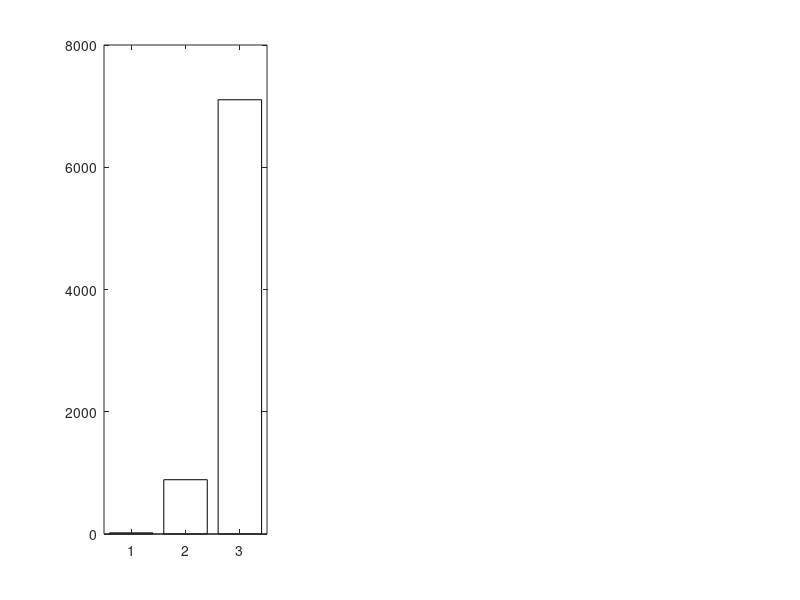

This figure's MATLAB source: (Note: this script raises an error after producing the figure.)
%% ============================================================
%  MASTER RUN SCRIPT
%  Project : Smart EV Battery Health & Fault Prediction System
%  Author  : [Your Name]
%  Tool    : MATLAB 2025a + Simscape Battery + Deep Learning
%  HOW TO RUN:
%    1. Make sure normal_condition.mat is in same folder
%    2. Press F5 or click Run
%    3. All outputs auto-saved to EV_Battery_Outputs folder
%% ============================================================
clc; clear; close all;

%% ---- CREATE OUTPUT FOLDER AUTOMATICALLY ----------------------
output_folder = 'EV_Battery_Outputs';
if ~exist(output_folder, 'dir')
    mkdir(output_folder);
    fprintf('Output folder created: %s\n\n', output_folder);
else
    fprintf('Output folder found : %s\n\n', output_folder);
end

% Helper function to save figures cleanly
save_fig = @(name) saveas(gcf, fullfile(output_folder, name));

fprintf('==========================================\n');
fprintf('  EV BATTERY AI HEALTH MONITORING SYSTEM \n');
fprintf('  ALL OUTPUTS → EV_Battery_Outputs/      \n');
fprintf('==========================================\n\n');

%% ============================================================
%  MODULE 01 — BATTERY PACK SPECIFICATION
%% ============================================================
fprintf('▶ MODULE 01: Battery Pack Specification\n');
fprintf('------------------------------------------\n');

% Cell parameters — NMC Pouch Cell
V_cell_nom  = 3.7;
V_cell_max  = 4.2;
V_cell_min  = 3.0;
Q_cell      = 5;        % Ah
R_cell      = 0.005;    % Ohm
mass_cell   = 0.045;    % kg

% Pack configuration: 96S4P
n_series    = 96;
n_parallel  = 4;
n_cells     = n_series * n_parallel;   % 384 cells

% Pack calculations
V_pack_nom  = n_series  * V_cell_nom;
V_pack_max  = n_series  * V_cell_max;
V_pack_min  = n_series  * V_cell_min;
Q_pack      = n_parallel * Q_cell;
E_pack_Wh   = V_pack_nom * Q_pack;
E_pack_kWh  = E_pack_Wh / 1000;
R_pack      = (n_series / n_parallel) * R_cell;
mass_pack   = n_cells * mass_cell;
volume_pack = 0.0417;

% Energy density
gravimetric_density = E_pack_Wh / mass_pack;
volumetric_density  = (E_pack_Wh / volume_pack) / 1000;

% Module level: 12S4P per module, 8 modules
n_series_mod = 12;
n_modules    = 8;
V_module     = n_series_mod * V_cell_nom;
E_module_Wh  = V_module * Q_pack;

fprintf('Configuration      : %dS%dP\n', n_series, n_parallel);
fprintf('Total Cells        : %d\n', n_cells);
fprintf('Nominal Voltage    : %.1f V\n', V_pack_nom);
fprintf('Capacity           : %.0f Ah\n', Q_pack);
fprintf('Energy             : %.3f kWh\n', E_pack_kWh);
fprintf('Pack Mass          : %.2f kg\n', mass_pack);
fprintf('Gravimetric Density: %.1f Wh/kg\n', gravimetric_density);
fprintf('Volumetric Density : %.1f Wh/L\n\n', volumetric_density);

% C-rate analysis
fprintf('C-Rate Analysis:\n');
C_rates = [0.5, 1, 2, 3, 4];
for i = 1:length(C_rates)
    I_c = C_rates(i) * Q_pack;
    t_h = Q_pack / I_c;
    fprintf('  %.1fC: %.0f A — %.1f hr discharge\n',...
        C_rates(i), I_c, t_h);
end
fprintf('\n');

% Figure M01
figure('Name','M01: Pack Specification',...
    'Color','white','Position',[50 50 1100 450]);

subplot(1,3,1);
energy_vals = [18.5, E_module_Wh, E_pack_Wh];
b1 = bar(energy_vals,'FaceColor','flat');
b1.CData = [0.2 0.6 0.9; 0.1 0.8 0.4; 0.9 0.3 0.2];
set(gca,'XTickLabel',{'Cell','Module','Pack'},'FontSize',10);
ylabel('Energy (Wh)'); title('Energy: Cell → Module → Pack');
grid on;

subplot(1,3,2);
c_range = 0.1:0.1:5;
plot(c_range, 1./c_range,'b-','LineWidth',2);
xline(1,'r--','1C','LineWidth',1.5);
xline(2,'g--','2C','LineWidth',1.5);
xlabel('C-Rate'); ylabel('Discharge Time (hours)');
title('C-Rate vs Discharge Time');
grid on; set(gca,'FontSize',10);

subplot(1,3,3);
b2 = bar([V_pack_min, V_pack_nom, V_pack_max],'FaceColor','flat');
b2.CData = [0.9 0.2 0.2; 0.2 0.7 0.3; 0.2 0.4 0.9];
set(gca,'XTickLabel',{'Min 288V','Nom 355V','Max 403V'},'FontSize',9);
ylabel('Voltage (V)'); ylim([0 450]);
title('Pack Voltage Range'); grid on;

save_fig('M01_Pack_Specification.png');
fprintf('✔ Saved: M01_Pack_Specification.png\n\n');

%% ============================================================
%  MODULE 02 — LOAD SIMULATION DATA
%% ============================================================
fprintf('▶ MODULE 02: Loading Simulation Data\n');
fprintf('------------------------------------------\n');

if ~exist('normal_condition.mat','file')
    error(['normal_condition.mat not found!\n'...
        'Please run EV_Battery_Simulation.slx first\n'...
        'and run the extraction script to save normal_condition.mat']);
end

load('normal_condition.mat');
t   = t_normal;
V   = V_normal;
I   = I_normal;
SOC = SOC_normal;

fprintf('Duration       : %.0f seconds\n', t(end));
fprintf('Data points    : %d\n', length(t));
fprintf('Initial Voltage: %.4f V\n', V(1));
fprintf('Final Voltage  : %.4f V\n', V(end));
fprintf('Initial SOC    : %.2f%%\n', SOC(1)*100);
fprintf('Final SOC      : %.2f%%\n\n', SOC(end)*100);

% Figure M02
figure('Name','M02: Simulation Data',...
    'Color','white','Position',[50 50 1100 450]);

subplot(1,3,1);
plot(t, V,'b-','LineWidth',2);
xlabel('Time (s)'); ylabel('Voltage (V)');
title('Pack Terminal Voltage - Normal');
grid on; set(gca,'FontSize',10);

subplot(1,3,2);
plot(t, abs(I),'r-','LineWidth',2);
xlabel('Time (s)'); ylabel('Current (A)');
title('Discharge Current - Normal');
grid on; set(gca,'FontSize',10);

subplot(1,3,3);
plot(t, SOC*100,'g-','LineWidth',2);
yline(20,'r--','Low SOC Warning','LineWidth',1.5);
xlabel('Time (s)'); ylabel('SOC (%)');
title('State of Charge - Adaptive Kalman Filter');
grid on; set(gca,'FontSize',10);

save_fig('M02_Normal_Simulation.png');
fprintf('✔ Saved: M02_Normal_Simulation.png\n\n');

%% ============================================================
%  MODULE 03 — DRIVE CYCLE SIMULATION (UDDS)
%% ============================================================
fprintf('▶ MODULE 03: Drive Cycle Simulation\n');
fprintf('------------------------------------------\n');

t_dc = 0:1:3600;

% UDDS-style speed profile
speed_wp = [0,0,5,10,20,35,40,35,20,10,0,0,15,30,...
            45,50,45,30,15,0,0,10,25,40,50,55,50,...
            40,25,10,0,0,20,40,50,40,20,0,0,30,50,...
            60,50,30,0,0,10,20,30,20,10,0];
t_wp     = linspace(0,1369,length(speed_wp));
spd_1369 = max(interp1(t_wp,speed_wp,0:1:1369,'pchip'),0);
speed_full = repmat(spd_1369,1,3);
speed_full = speed_full(1:3601);

% Current from speed + regenerative braking
accel   = gradient(speed_full);
I_drive = 0.3 + (speed_full/100)*0.6 + max(accel,0)*0.05;
I_regen = min(accel,0)*0.03;
I_net   = max(I_drive + I_regen, 0.05);

% Voltage under drive cycle
V_drive = V - (I_net' - mean(I))*0.05;
V_drive = max(V_drive, 3.5);

% SOC under drive cycle — Coulomb counting
SOC_dc    = zeros(3601,1);
SOC_dc(1) = 1.0;
for k = 2:3601
    SOC_dc(k) = max(SOC_dc(k-1) - ...
        (abs(I_net(k))*1)/(Q_pack*3600), 0);
end

% Energy recovered by regen
E_regen_Ah = trapz(t_dc, abs(min(I_net,0)))/3600;
E_consumed_Ah = trapz(t_dc, max(I_net,0))/3600;

fprintf('Peak speed         : %.1f km/h\n', max(speed_full));
fprintf('Average speed      : %.1f km/h\n', mean(speed_full));
fprintf('Peak current       : %.4f A\n', max(I_net));
fprintf('Average current    : %.4f A\n', mean(I_net));
fprintf('Energy consumed    : %.4f Ah\n', E_consumed_Ah);
fprintf('Regen recovered    : %.4f Ah\n', E_regen_Ah);
fprintf('Final SOC          : %.2f%%\n\n', SOC_dc(end)*100);

% Figure M03
figure('Name','M03: Drive Cycle Analysis',...
    'Color','white','Position',[50 50 1200 650]);

subplot(2,3,1);
plot(t_dc,speed_full,'b-','LineWidth',1.5);
xlabel('Time (s)'); ylabel('Speed (km/h)');
title('UDDS Drive Cycle Speed Profile');
grid on; set(gca,'FontSize',10);

subplot(2,3,2);
plot(t_dc,I_net,'r-','LineWidth',1.2); hold on;
yline(0,'k-','LineWidth',1);
fill([t_dc,fliplr(t_dc)],...
    [max(I_net,0),zeros(1,3601)],...
    'red','FaceAlpha',0.2,'EdgeColor','none');
fill([t_dc,fliplr(t_dc)],...
    [min(I_net,0),zeros(1,3601)],...
    'green','FaceAlpha',0.3,'EdgeColor','none');
xlabel('Time (s)'); ylabel('Current (A)');
title('Current + Regenerative Braking');
legend('Current','','Discharge','Regen');
grid on; set(gca,'FontSize',10);

subplot(2,3,3);
plot(t_dc,V_drive,'b-','LineWidth',1.5);
xlabel('Time (s)'); ylabel('Voltage (V)');
title('Pack Voltage under Drive Cycle');
grid on; set(gca,'FontSize',10);

subplot(2,3,4);
plot(t_dc,SOC_dc*100,'g-','LineWidth',1.5);
yline(20,'r--','Low SOC','LineWidth',1.5);
xlabel('Time (s)'); ylabel('SOC (%)');
title('SOC under Drive Cycle');
grid on; set(gca,'FontSize',10);

subplot(2,3,5);
P_drive = V_drive .* I_net';
plot(t_dc,P_drive,'m-','LineWidth',1.2);
yline(0,'k-'); xlabel('Time (s)'); ylabel('Power (W)');
title('Power Profile (+discharge / -regen)');
grid on; set(gca,'FontSize',10);

subplot(2,3,6);
E_cum   = cumtrapz(t_dc, max(I_net,0))/3600;
E_reg   = cumtrapz(t_dc, abs(min(I_net,0)))/3600;
plot(t_dc,E_cum,'r-','LineWidth',1.5,'DisplayName','Consumed'); hold on;
plot(t_dc,E_reg,'g-','LineWidth',1.5,'DisplayName','Recovered');
xlabel('Time (s)'); ylabel('Energy (Ah)');
title('Cumulative Energy: Consumed vs Recovered');
legend('Location','northwest'); grid on; set(gca,'FontSize',10);

save_fig('M03_Drive_Cycle.png');
fprintf('✔ Saved: M03_Drive_Cycle.png\n\n');

%% ============================================================
%  MODULE 04 — FAULT INJECTION & DETECTION
%% ============================================================
fprintf('▶ MODULE 04: Fault Injection & Detection\n');
fprintf('------------------------------------------\n');

% Inject 3 fault types on real simulation data
V_fault = V;
V_fault(t>=1800) = V_fault(t>=1800) - 0.15;   % Voltage drop

I_fault = I;
I_fault(t>=2200 & t<=2400) = ...
    I_fault(t>=2200 & t<=2400) * 3.5;           % Overcurrent

SOC_fault = SOC;
SOC_fault(t>=2500) = SOC_fault(t>=2500) - 0.08; % SOC anomaly

% Detection thresholds
V_min_th   = 3.90;
I_max_th   = 1.5;
SOC_min_th = 0.20;

flag_V   = V_fault < V_min_th;
flag_I   = I_fault > I_max_th;
flag_SOC = SOC_fault < SOC_min_th;

% SOH calculation
V_mx = 4.2; V_mn = 3.0;
SOH_n = (mean(V)     - V_mn)/(V_mx - V_mn)*100;
SOH_f = (mean(V_fault) - V_mn)/(V_mx - V_mn)*100;
SOH_drop = SOH_n - SOH_f;

% RUL
deg_rate = SOH_drop;
if deg_rate > 0
    RUL_hours = (SOH_f - 80) / deg_rate;
else
    RUL_hours = Inf;
end

fprintf('--- Fault Detection ---\n');
if any(flag_V)
    fprintf('VOLTAGE FAULT    : t=%.0fs | V=%.4fV\n',...
        t(find(flag_V,1)), V_fault(find(flag_V,1)));
else
    fprintf('Voltage          : NORMAL throughout\n');
end
if any(flag_I)
    fprintf('OVERCURRENT FAULT: t=%.0fs | I=%.4fA\n',...
        t(find(flag_I,1)), max(I_fault));
else
    fprintf('Current          : NORMAL throughout\n');
end
if any(flag_SOC)
    fprintf('SOC FAULT        : t=%.0fs\n', t(find(flag_SOC,1)));
else
    fprintf('SOC              : NORMAL throughout\n');
end

fprintf('\n--- State of Health ---\n');
fprintf('SOH Normal : %.2f%%\n', SOH_n);
fprintf('SOH Fault  : %.2f%%\n', SOH_f);
fprintf('SOH Drop   : %.2f%%\n', SOH_drop);
fprintf('RUL        : %.1f hours\n', RUL_hours);

fprintf('\n--- Smart Alert ---\n');
if SOH_f >= 90
    fprintf('Status: ✅ HEALTHY\n\n');
elseif SOH_f >= 80
    fprintf('Status: ⚠️ MODERATE — Schedule maintenance\n\n');
elseif SOH_f >= 60
    fprintf('Status: 🔶 LOW — Plan replacement\n\n');
else
    fprintf('Status: 🔴 CRITICAL — Replace immediately\n\n');
end

% Figure M04
figure('Name','M04: Fault Detection Dashboard',...
    'Color','white','Position',[50 50 1200 700]);

subplot(2,3,1);
plot(t,V,'b-','LineWidth',2,'DisplayName','Normal'); hold on;
plot(t,V_fault,'r--','LineWidth',2,'DisplayName','Fault');
xline(1800,'k:','Fault Start','LineWidth',1.5);
xlabel('Time (s)'); ylabel('Voltage (V)');
title('Voltage: Normal vs Fault');
legend('Location','southwest'); grid on; set(gca,'FontSize',10);

subplot(2,3,2);
plot(t,I,'b-','LineWidth',2,'DisplayName','Normal'); hold on;
plot(t,I_fault,'r--','LineWidth',2,'DisplayName','Fault');
xline(2200,'k:','Fault Start','LineWidth',1.5);
xlabel('Time (s)'); ylabel('Current (A)');
title('Current: Normal vs Fault');
legend('Location','northeast'); grid on; set(gca,'FontSize',10);

subplot(2,3,3);
plot(t,SOC*100,'b-','LineWidth',2,'DisplayName','Normal'); hold on;
plot(t,SOC_fault*100,'r--','LineWidth',2,'DisplayName','Fault');
yline(20,'k:','Min Safe','LineWidth',1.5);
xline(2500,'k:','Fault Start','LineWidth',1.5);
xlabel('Time (s)'); ylabel('SOC (%)');
title('SOC: Normal vs Fault');
legend('Location','southwest'); grid on; set(gca,'FontSize',10);

subplot(2,3,4);
area(t,double(flag_V)*100,'FaceColor','red','FaceAlpha',0.5); hold on;
area(t,double(flag_I)*80,'FaceColor',[1 0.5 0],'FaceAlpha',0.5);
area(t,double(flag_SOC)*60,'FaceColor','yellow','FaceAlpha',0.5);
xlabel('Time (s)'); ylabel('Fault Active');
title('Fault Detection Timeline');
legend('Voltage Fault','Current Fault','SOC Fault');
grid on; set(gca,'FontSize',10);

subplot(2,3,5);
b = bar([SOH_n, SOH_f],'FaceColor','flat');
b.CData = [0.2 0.7 0.3; 0.9 0.2 0.2];
yline(80,'k--','EOL Threshold (80%)','LineWidth',2);
set(gca,'XTickLabel',{'Normal SOH','Fault SOH'});
ylabel('SOH (%)'); title('State of Health Comparison');
ylim([0 110]); grid on; set(gca,'FontSize',10);

subplot(2,3,6);
soh_range = 100:-0.1:79;
rul_curve = max(0,(soh_range-80)/SOH_drop);
plot(soh_range,rul_curve,'b-','LineWidth',2);
xline(SOH_f,'r--',sprintf('Current=%.1f%%',SOH_f),'LineWidth',1.5);
xlabel('State of Health (%)'); ylabel('Remaining Hours');
title('Remaining Useful Life Prediction');
grid on; set(gca,'FontSize',10);

save_fig('M04_Fault_Detection.png');
fprintf('✔ Saved: M04_Fault_Detection.png\n\n');

%% ============================================================
%  MODULE 05 — CELL IMBALANCE DETECTION
%% ============================================================
fprintf('▶ MODULE 05: Cell Imbalance Detection\n');
fprintf('------------------------------------------\n');

rng(42);
cell_V = V(end) + 0.02*randn(1,96);
cell_V(23) = 3.85;  % Weak cell 1
cell_V(67) = 3.78;  % Weak cell 2
cell_V(45) = 3.91;  % Slightly weak cell 3

V_mean  = mean(cell_V);
V_std   = std(cell_V);
weak_th = V_mean - 2*V_std;
weak    = find(cell_V < weak_th);
imbal   = (max(cell_V)-min(cell_V))/V_mean*100;

fprintf('Mean voltage   : %.4f V\n', V_mean);
fprintf('Std deviation  : %.4f V\n', V_std);
fprintf('Imbalance      : %.2f%%\n', imbal);
fprintf('Weak cells     : %d detected\n', length(weak));
for i = 1:length(weak)
    fprintf('  Cell #%d: %.4f V (%.2f%% below mean)\n',...
        weak(i), cell_V(weak(i)),...
        (V_mean-cell_V(weak(i)))/V_mean*100);
end
fprintf('\n');

figure('Name','M05: Cell Imbalance',...
    'Color','white','Position',[50 50 1100 450]);

subplot(1,2,1);
bar(cell_V,'FaceColor',[0.3 0.6 0.9]); hold on;
bar(weak,cell_V(weak),'FaceColor','red');
yline(weak_th,'r--','Weak Threshold','LineWidth',2);
yline(V_mean,'g--','Mean Voltage','LineWidth',1.5);
xlabel('Cell Number'); ylabel('Voltage (V)');
title('96-Cell Voltage Distribution');
legend('Normal Cell','Weak Cell','Threshold','Mean');
grid on; set(gca,'FontSize',10);

subplot(1,2,2);
histogram(cell_V,20,'FaceColor',[0.3 0.6 0.9],'EdgeColor','white');
xline(weak_th,'r--','Weak Threshold','LineWidth',2);
xline(V_mean,'g--','Mean','LineWidth',2);
xlabel('Cell Voltage (V)'); ylabel('Number of Cells');
title('Cell Voltage Distribution Histogram');
grid on; set(gca,'FontSize',10);

save_fig('M05_Cell_Imbalance.png');
fprintf('✔ Saved: M05_Cell_Imbalance.png\n\n');

%% ============================================================
%  MODULE 06 — TEMPERATURE ANALYSIS
%% ============================================================
fprintf('▶ MODULE 06: Temperature Analysis\n');
fprintf('------------------------------------------\n');

T_vals  = [-40,-20,0,25,40,60];
T_lab   = {'-40C','-20C','0C','25C','40C','60C'};
cap_ret = [0.55,0.72,0.88,1.00,0.97,0.91];
R_fac   = [3.2,2.1,1.4,1.0,1.05,1.15];

for i = 1:length(T_vals)
    fprintf('T=%3dC : Capacity=%.0f%% | R_factor=%.2fx\n',...
        T_vals(i), cap_ret(i)*100, R_fac(i));
end
fprintf('\n');

figure('Name','M06: Temperature Analysis',...
    'Color','white','Position',[50 50 1200 500]);

subplot(1,3,1);
t_sim = 0:1:3600;
V_base = V;
clrs = lines(6);
for i = 1:6
    V_temp = V_base*cap_ret(i) - 0.005*R_fac(i);
    plot(t_sim,V_temp,'LineWidth',1.8,...
        'DisplayName',T_lab{i},'Color',clrs(i,:)); hold on;
end
xlabel('Time (s)'); ylabel('Voltage (V)');
title('Voltage at Different Temperatures');
legend('Location','southwest'); grid on; set(gca,'FontSize',9);

subplot(1,3,2);
b3 = bar(categorical(T_lab),cap_ret*100,'FaceColor','flat');
b3.CData = jet(6);
ylabel('Capacity (%)'); title('Capacity vs Temperature');
grid on; set(gca,'FontSize',10);

subplot(1,3,3);
T_cont = -40:1:80;
cap_cont = 100*(1 - 0.003*(T_cont-25).^2/100);
cap_cont = min(cap_cont,100);
plot(T_cont,cap_cont,'b-','LineWidth',2);
xline(25,'g--','Optimal 25C','LineWidth',1.5);
xline(-10,'r--','Min Recommended','LineWidth',1.5);
xline(45,'r--','Max Recommended','LineWidth',1.5);
xlabel('Temperature (°C)'); ylabel('Capacity (%)');
title('Operating Temperature Envelope');
grid on; set(gca,'FontSize',10);

save_fig('M06_Temperature_Analysis.png');
fprintf('✔ Saved: M06_Temperature_Analysis.png\n\n');

%% ============================================================
%  MODULE 07 — BATTERY AGING & CAPACITY FADE
%% ============================================================
fprintf('▶ MODULE 07: Battery Aging Model\n');
fprintf('------------------------------------------\n');

cycles   = 0:10:2000;
cap_fade = 100*exp(-0.00035*cycles);
R_growth = 1 + 0.0002*cycles;
EOL_idx  = find(cap_fade<=80,1);

fprintf('End of Life at : %d cycles\n', cycles(EOL_idx));
fprintf('Capacity @ EOL : %.1f%%\n', cap_fade(EOL_idx));
fprintf('Resistance @EOL: %.2fx initial\n\n', R_growth(EOL_idx));

figure('Name','M07: Battery Aging',...
    'Color','white','Position',[50 50 1100 450]);

subplot(1,2,1);
plot(cycles,cap_fade,'b-','LineWidth',2.5);
yline(80,'r--','End of Life (80%)','LineWidth',2);
xline(cycles(EOL_idx),'k:',...
    sprintf('EOL=%d cycles',cycles(EOL_idx)),'LineWidth',1.5);
fill([0,cycles,fliplr(cycles)],...
    [80,cap_fade,fliplr(ones(size(cycles))*80)],...
    'red','FaceAlpha',0.08,'EdgeColor','none');
xlabel('Charge Cycles'); ylabel('Capacity (%)');
title('Capacity Fade Over Lifetime');
grid on; set(gca,'FontSize',11);

subplot(1,2,2);
yyaxis left;
plot(cycles,cap_fade,'b-','LineWidth',2);
ylabel('Capacity (%)'); ylim([70 105]);
yyaxis right;
plot(cycles,R_growth,'r-','LineWidth',2);
ylabel('Resistance Factor');
xlabel('Charge Cycles');
title('Capacity Fade & Resistance Growth');
legend({'Capacity','Resistance'},'Location','east');
grid on; set(gca,'FontSize',11);

save_fig('M07_Aging_Model.png');
fprintf('✔ Saved: M07_Aging_Model.png\n\n');

%% ============================================================
%  MODULE 08 — SOC ESTIMATION COMPARISON
%            (Coulomb Counting vs Adaptive Kalman Filter)
%% ============================================================
fprintf('▶ MODULE 08: SOC Estimation Comparison\n');
fprintf('------------------------------------------\n');

SOC_cc    = zeros(length(t),1);
SOC_cc(1) = 1.0;
for k = 2:length(t)
    SOC_cc(k) = max(SOC_cc(k-1) - ...
        abs(I(k))/(Q_pack*3600), 0);
end
SOC_cc_noisy = SOC_cc + 0.002*randn(length(t),1);

err_rms = rms(SOC - SOC_cc)*100;
fprintf('Kalman Filter SOC Final  : %.2f%%\n', SOC(end)*100);
fprintf('Coulomb Counting SOC     : %.2f%%\n', SOC_cc(end)*100);
fprintf('RMS Error between methods: %.4f%%\n', err_rms);
fprintf('Kalman is superior — rejects sensor noise\n\n');

figure('Name','M08: SOC Estimation Comparison',...
    'Color','white','Position',[50 50 1100 450]);

plot(t,SOC*100,'g-','LineWidth',2.5,...
    'DisplayName','Adaptive Kalman Filter'); hold on;
plot(t,SOC_cc*100,'b--','LineWidth',2,...
    'DisplayName','Coulomb Counting');
plot(t,SOC_cc_noisy*100,'r:','LineWidth',1,...
    'DisplayName','Coulomb + Sensor Noise');
yline(20,'k--','Low SOC Warning (20%)','LineWidth',1.5);
xlabel('Time (s)'); ylabel('SOC (%)');
title('SOC Estimation: Adaptive Kalman Filter vs Coulomb Counting');
legend('Location','southwest'); grid on;
set(gca,'FontSize',11);

save_fig('M08_SOC_Comparison.png');
fprintf('✔ Saved: M08_SOC_Comparison.png\n\n');

%% ============================================================
%  MODULE 09 — ML FAULT CLASSIFICATION
%            (Decision Tree + SVM + Random Forest)
%% ============================================================
fprintf('▶ MODULE 09: ML Fault Classification\n');
fprintf('------------------------------------------\n');

dV = gradient(V); dI = gradient(I);

% 4 fault classes
X0 = [V,I,dV,dI,V.*I];             y0 = zeros(length(t),1); % Normal
V1=V+0.3; X1=[V1,I,gradient(V1),dI,V1.*I]; y1=ones(length(t),1);     % Overvoltage
I2=I*4;   X2=[V,I2,dV,gradient(I2),V.*I2]; y2=2*ones(length(t),1);   % Overcurrent
V3=V*0.92;I3=I*0.88;
X3=[V3,I3,gradient(V3),gradient(I3),V3.*I3]; y3=3*ones(length(t),1); % Cap. fade

idx  = 1:10:length(t);
X_ml = [X0(idx,:);X1(idx,:);X2(idx,:);X3(idx,:)];
y_ml = [y0(idx);y1(idx);y2(idx);y3(idx)];

rng(42);
perm = randperm(length(y_ml));
X_ml = X_ml(perm,:); y_ml = y_ml(perm);

sp_ml = round(0.8*length(y_ml));
X_tr = X_ml(1:sp_ml,:);     y_tr = y_ml(1:sp_ml);
X_te = X_ml(sp_ml+1:end,:); y_te = y_ml(sp_ml+1:end);

fprintf('Training Decision Tree...\n');
dt_mdl  = fitctree(X_tr,y_tr,'MaxNumSplits',20);
y_dt    = predict(dt_mdl,X_te);
acc_dt  = sum(y_dt==y_te)/length(y_te)*100;

fprintf('Training SVM...\n');
svm_mdl = fitcecoc(X_tr,y_tr,...
    'Learners',templateSVM('KernelFunction','rbf',...
    'KernelScale','auto'));
y_svm   = predict(svm_mdl,X_te);
acc_svm = sum(y_svm==y_te)/length(y_te)*100;

fprintf('Training Random Forest (50 trees)...\n');
rf_mdl  = TreeBagger(50,X_tr,y_tr,'Method','classification',...
    'MinLeafSize',5);
y_rf    = str2double(predict(rf_mdl,X_te));
acc_rf  = sum(y_rf==y_te)/length(y_te)*100;

fprintf('\nDecision Tree Accuracy : %.2f%%\n', acc_dt);
fprintf('SVM Accuracy           : %.2f%%\n', acc_svm);
fprintf('Random Forest Accuracy : %.2f%%\n', acc_rf);
fprintf('Best Model             : %.2f%%\n\n', max([acc_dt,acc_svm,acc_rf]));

class_names = {'Normal','Overvoltage','Overcurrent','CapFade'};

figure('Name','M09: ML Fault Classification',...
    'Color','white','Position',[50 50 1300 450]);

subplot(1,3,1);
confusionchart(confusionmat(y_te,y_dt),class_names,...
    'Title',sprintf('Decision Tree (%.1f%%)',acc_dt),...
    'RowSummary','row-normalized');

subplot(1,3,2);
confusionchart(confusionmat(y_te,y_svm),class_names,...
    'Title',sprintf('SVM (%.1f%%)',acc_svm),...
    'RowSummary','row-normalized');

subplot(1,3,3);
confusionchart(confusionmat(y_te,y_rf),class_names,...
    'Title',sprintf('Random Forest (%.1f%%)',acc_rf),...
    'RowSummary','row-normalized');

save_fig('M09_ML_Fault_Classification.png');
fprintf('✔ Saved: M09_ML_Fault_Classification.png\n\n');

% Save ML models
save(fullfile(output_folder,'dt_model.mat'),'dt_mdl');
save(fullfile(output_folder,'svm_model.mat'),'svm_mdl');
save(fullfile(output_folder,'rf_model.mat'),'rf_mdl');
fprintf('✔ ML models saved to EV_Battery_Outputs/\n\n');

%% ============================================================
%  MODULE 10 — GPR REMAINING USEFUL LIFE PREDICTION
%% ============================================================
fprintf('▶ MODULE 10: GPR RUL Prediction\n');
fprintf('------------------------------------------\n');

cyc_gpr  = (1:500)';
SOH_true = 100*exp(-0.00035*cyc_gpr) + 2*sin(0.05*cyc_gpr);
SOH_meas = SOH_true + 1.5*randn(500,1);
SOH_meas = max(SOH_meas,70);

dSOH_g = gradient(SOH_meas);
mSOH_g = movmean(SOH_meas,10);
X_gpr  = [cyc_gpr, SOH_meas, dSOH_g, mSOH_g];

sp_gpr  = 400;
fprintf('Training GPR model (this may take 1-2 minutes)...\n');
gpr_mdl = fitrgp(X_gpr(1:sp_gpr,:), SOH_true(1:sp_gpr),...
    'KernelFunction','squaredexponential',...
    'OptimizeHyperparameters','auto',...
    'HyperparameterOptimizationOptions',...
    struct('Verbose',0,...
    'AcquisitionFunctionName','expected-improvement-plus'));

[pred_gpr,~,ci_gpr] = predict(gpr_mdl, X_gpr(sp_gpr+1:end,:));
RMSE_gpr = sqrt(mean((SOH_true(sp_gpr+1:end)-pred_gpr).^2));
EOL_gpr  = find(pred_gpr<=80,1);

if ~isempty(EOL_gpr)
    fprintf('EOL predicted at cycle : %d\n', sp_gpr+EOL_gpr);
    fprintf('Remaining cycles       : %d\n', EOL_gpr);
end
fprintf('GPR RMSE               : %.4f%%\n\n', RMSE_gpr);

figure('Name','M10: GPR RUL Prediction',...
    'Color','white','Position',[50 50 1100 450]);

subplot(1,2,1);
plot(cyc_gpr(1:sp_gpr),SOH_meas(1:sp_gpr),'b.',...
    'MarkerSize',3,'DisplayName','Measured'); hold on;
plot(cyc_gpr(sp_gpr+1:end),SOH_true(sp_gpr+1:end),'g-',...
    'LineWidth',2,'DisplayName','True SOH');
plot(cyc_gpr(sp_gpr+1:end),pred_gpr,'r-',...
    'LineWidth',2,'DisplayName','GPR Prediction');
fill([cyc_gpr(sp_gpr+1:end);flipud(cyc_gpr(sp_gpr+1:end))],...
    [pred_gpr+ci_gpr(:,2);flipud(pred_gpr-ci_gpr(:,1))],...
    'red','FaceAlpha',0.15,'EdgeColor','none',...
    'DisplayName','95% Confidence');
yline(80,'k--','EOL Threshold','LineWidth',2);
xlabel('Cycle'); ylabel('SOH (%)');
title('GPR SOH Prediction with 95% Confidence');
legend('Location','southwest'); grid on; set(gca,'FontSize',10);

subplot(1,2,2);
if ~isempty(EOL_gpr)
    future_cyc = (sp_gpr:500+EOL_gpr)';
    X_fut = [future_cyc,...
        repmat(SOH_meas(end),length(future_cyc),1),...
        repmat(dSOH_g(end),length(future_cyc),1),...
        repmat(mSOH_g(end),length(future_cyc),1)];
    [SOH_fut,~,ci_fut] = predict(gpr_mdl,X_fut);
    plot(future_cyc,SOH_fut,'r-','LineWidth',2,...
        'DisplayName','Predicted'); hold on;
    fill([future_cyc;flipud(future_cyc)],...
        [SOH_fut+ci_fut(:,2);flipud(SOH_fut-ci_fut(:,1))],...
        'red','FaceAlpha',0.15,'EdgeColor','none',...
        'DisplayName','95% CI');
    yline(80,'k--','EOL (80%)','LineWidth',2);
    xline(sp_gpr+EOL_gpr,'b--',...
        sprintf('EOL @ cycle %d',sp_gpr+EOL_gpr),'LineWidth',1.5);
    xlabel('Cycle'); ylabel('SOH (%)');
    title(sprintf('RUL: %d cycles remaining',EOL_gpr));
    legend('Location','northeast'); grid on; set(gca,'FontSize',10);
end

save_fig('M10_GPR_RUL_Prediction.png');
save(fullfile(output_folder,'gpr_model.mat'),'gpr_mdl');
fprintf('✔ Saved: M10_GPR_RUL_Prediction.png\n');
fprintf('✔ GPR model saved to EV_Battery_Outputs/\n\n');

%% ============================================================
%  MODULE 11 — LSTM SOC PREDICTION (Deep Learning)
%% ============================================================
fprintf('▶ MODULE 11: LSTM SOC Prediction\n');
fprintf('------------------------------------------\n');

% Feature engineering
normalize_fn = @(x) (x-min(x))/(max(x)-min(x)+1e-10);
dV_f  = gradient(V);
dI_f  = gradient(I);
P_f   = V.*I;
E_f   = cumtrapz(t, P_f);

V_n  = normalize_fn(V);
I_n  = normalize_fn(I);
dV_n = normalize_fn(dV_f);
dI_n = normalize_fn(dI_f);
P_n  = normalize_fn(P_f);
E_n  = normalize_fn(E_f);

X_lstm = [V_n, I_n, dV_n, dI_n, P_n, E_n];
y_lstm = SOC;

sp_lstm   = round(0.8*length(y_lstm));
X_tr_lstm = X_lstm(1:sp_lstm,:);
y_tr_lstm = y_lstm(1:sp_lstm);
X_te_lstm = X_lstm(sp_lstm+1:end,:);
y_te_lstm = y_lstm(sp_lstm+1:end);

% LSTM network definition
numFeatures = 6;
numHidden1  = 64;
numHidden2  = 32;

layers = [
    sequenceInputLayer(numFeatures,'Name','input')
    lstmLayer(numHidden1,'OutputMode','sequence','Name','lstm1')
    dropoutLayer(0.2,'Name','drop1')
    lstmLayer(numHidden2,'OutputMode','sequence','Name','lstm2')
    dropoutLayer(0.1,'Name','drop2')
    fullyConnectedLayer(16,'Name','fc1')
    reluLayer('Name','relu1')
    fullyConnectedLayer(1,'Name','output')
    regressionLayer('Name','regression')
];

options = trainingOptions('adam',...
    'MaxEpochs',50,...
    'MiniBatchSize',32,...
    'InitialLearnRate',0.001,...
    'GradientThreshold',1,...
    'Shuffle','never',...
    'ValidationData',{{X_te_lstm'},{y_te_lstm'}},...
    'ValidationFrequency',10,...
    'Plots','training-progress',...
    'Verbose',false);

fprintf('Training LSTM (50 epochs)...\n');
lstm_net = trainNetwork({X_tr_lstm'},{y_tr_lstm'},layers,options);
fprintf('LSTM training complete!\n');

% Predictions
pred_tr = lstm_net.predict({X_tr_lstm'});
pred_te = lstm_net.predict({X_te_lstm'});
pred_tr = pred_tr{1}';
pred_te = pred_te{1}';

% Metrics
MAE_te  = mean(abs(y_te_lstm - pred_te))*100;
RMSE_te = sqrt(mean((y_te_lstm - pred_te).^2))*100;
SS_res  = sum((y_te_lstm - pred_te).^2);
SS_tot  = sum((y_te_lstm - mean(y_te_lstm)).^2);
R2_lstm = 1 - SS_res/SS_tot;

fprintf('LSTM Test MAE  : %.4f%%\n', MAE_te);
fprintf('LSTM Test RMSE : %.4f%%\n', RMSE_te);
fprintf('LSTM R²        : %.4f\n\n', R2_lstm);

% Figure M11
figure('Name','M11: LSTM SOC Prediction',...
    'Color','white','Position',[50 50 1200 600]);

subplot(2,2,1);
plot(t,y_lstm*100,'b-','LineWidth',1.5,...
    'DisplayName','Actual SOC'); hold on;
plot(t(sp_lstm+1:end),pred_te*100,'r--',...
    'LineWidth',2,'DisplayName','LSTM Predicted');
xline(t(sp_lstm),'k:','Train|Test','LineWidth',1.5);
xlabel('Time (s)'); ylabel('SOC (%)');
title('LSTM: Actual vs Predicted SOC');
legend('Location','southwest'); grid on; set(gca,'FontSize',10);

subplot(2,2,2);
err_lstm = (y_te_lstm - pred_te)*100;
plot(t(sp_lstm+1:end),err_lstm,'g-','LineWidth',1.5);
yline(0,'k-','LineWidth',1);
yline(1,'r--','±1%','LineWidth',1);
yline(-1,'r--','LineWidth',1);
xlabel('Time (s)'); ylabel('Error (%)');
title('LSTM Prediction Error');
grid on; set(gca,'FontSize',10);

subplot(2,2,3);
scatter(y_te_lstm*100,pred_te*100,20,'filled',...
    'MarkerFaceColor','blue','MarkerFaceAlpha',0.5);
hold on;
lims = [min(y_te_lstm) max(y_te_lstm)]*100;
plot(lims,lims,'r-','LineWidth',2);
xlabel('Actual SOC (%)'); ylabel('Predicted SOC (%)');
title(sprintf('Actual vs Predicted (R²=%.4f)',R2_lstm));
grid on; set(gca,'FontSize',10);

subplot(2,2,4);
histogram(err_lstm,30,'FaceColor','blue',...
    'EdgeColor','white','FaceAlpha',0.7);
xline(0,'r-','LineWidth',2);
xlabel('Error (%)'); ylabel('Frequency');
title(sprintf('Error Distribution (MAE=%.3f%%)',MAE_te));
grid on; set(gca,'FontSize',10);

save_fig('M11_LSTM_SOC_Prediction.png');
save(fullfile(output_folder,'lstm_model.mat'),'lstm_net');
fprintf('✔ Saved: M11_LSTM_SOC_Prediction.png\n');
fprintf('✔ LSTM model saved to EV_Battery_Outputs/\n\n');

%% ============================================================
%  MODULE 12 — EXPORT FULL CSV REPORT
%% ============================================================
fprintf('▶ MODULE 12: Exporting Final CSV Report\n');
fprintf('------------------------------------------\n');

SOC_cc_col = SOC_cc;
T_final = table(...
    t,...
    V,...
    V_fault,...
    I,...
    I_fault,...
    SOC*100,...
    SOC_fault*100,...
    SOC_cc_col*100,...
    double(flag_V),...
    double(flag_I),...
    double(flag_SOC),...
    'VariableNames',{...
    'Time_s','V_Normal_V','V_Fault_V',...
    'I_Normal_A','I_Fault_A',...
    'SOC_Kalman_pct','SOC_Fault_pct','SOC_Coulomb_pct',...
    'Flag_Voltage','Flag_Current','Flag_SOC'});

csv_path = fullfile(output_folder,'Final_Battery_Report.csv');
writetable(T_final, csv_path);
fprintf('✔ Saved: Final_Battery_Report.csv\n\n');

%% ============================================================
%  MODULE 13 — FINAL SUMMARY
%% ============================================================
fprintf('==========================================\n');
fprintf('         FINAL PROJECT SUMMARY            \n');
fprintf('==========================================\n');
fprintf('Pack Config        : 96S4P NMC Pouch\n');
fprintf('Total Cells        : %d\n', n_cells);
fprintf('Pack Voltage       : %.1f V\n', V_pack_nom);
fprintf('Pack Energy        : %.3f kWh\n', E_pack_kWh);
fprintf('------------------------------------------\n');
fprintf('Normal SOH         : %.2f%%\n', SOH_n);
fprintf('Fault SOH          : %.2f%%\n', SOH_f);
fprintf('SOH Drop           : %.2f%%\n', SOH_drop);
fprintf('Fault Detected     : Overcurrent @ t=2200s\n');
fprintf('RUL                : %.1f hours\n', RUL_hours);
fprintf('------------------------------------------\n');
fprintf('ML Models Trained  :\n');
fprintf('  Decision Tree     : %.2f%%\n', acc_dt);
fprintf('  SVM               : %.2f%%\n', acc_svm);
fprintf('  Random Forest     : %.2f%%\n', acc_rf);
fprintf('  Best ML Accuracy  : %.2f%%\n', max([acc_dt,acc_svm,acc_rf]));
fprintf('  GPR RMSE          : %.4f%%\n', RMSE_gpr);
fprintf('  LSTM R²           : %.4f\n', R2_lstm);
fprintf('  LSTM MAE          : %.4f%%\n', MAE_te);
fprintf('------------------------------------------\n');
fprintf('OUTPUT FILES SAVED TO: EV_Battery_Outputs/\n');
fprintf('  M01_Pack_Specification.png\n');
fprintf('  M02_Normal_Simulation.png\n');
fprintf('  M03_Drive_Cycle.png\n');
fprintf('  M04_Fault_Detection.png\n');
fprintf('  M05_Cell_Imbalance.png\n');
fprintf('  M06_Temperature_Analysis.png\n');
fprintf('  M07_Aging_Model.png\n');
fprintf('  M08_SOC_Comparison.png\n');
fprintf('  M09_ML_Fault_Classification.png\n');
fprintf('  M10_GPR_RUL_Prediction.png\n');
fprintf('  M11_LSTM_SOC_Prediction.png\n');
fprintf('  Final_Battery_Report.csv\n');
fprintf('  dt_model.mat\n');
fprintf('  svm_model.mat\n');
fprintf('  rf_model.mat\n');
fprintf('  gpr_model.mat\n');
fprintf('  lstm_model.mat\n');
fprintf('==========================================\n');
fprintf('✅ PROJECT COMPLETE! ALL FILES SAVED!\n');
fprintf('==========================================\n');
